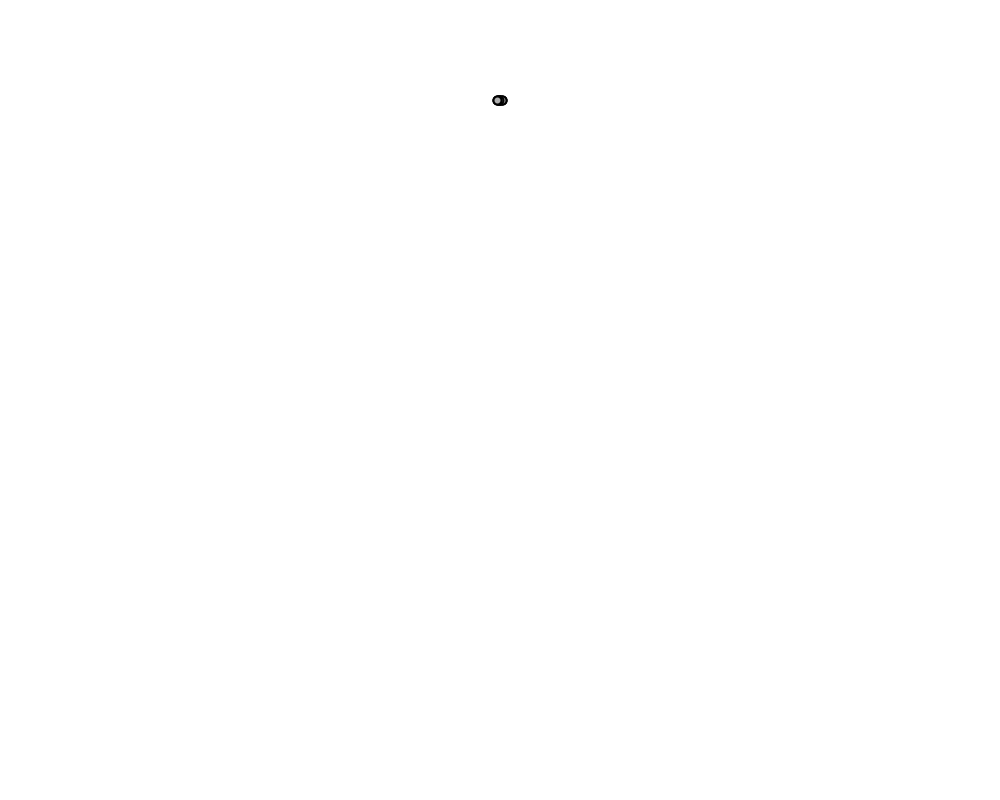
Frame 1 (no input)
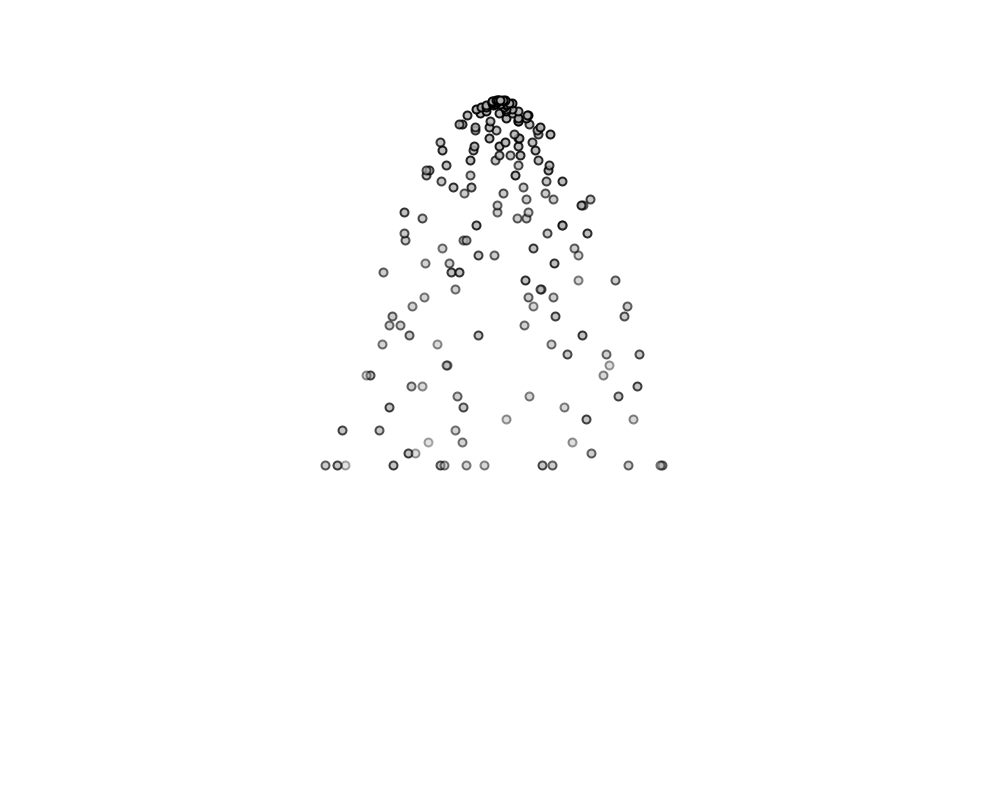
Frame 60 (the mouse pressed at the canvas centre just before this capture)
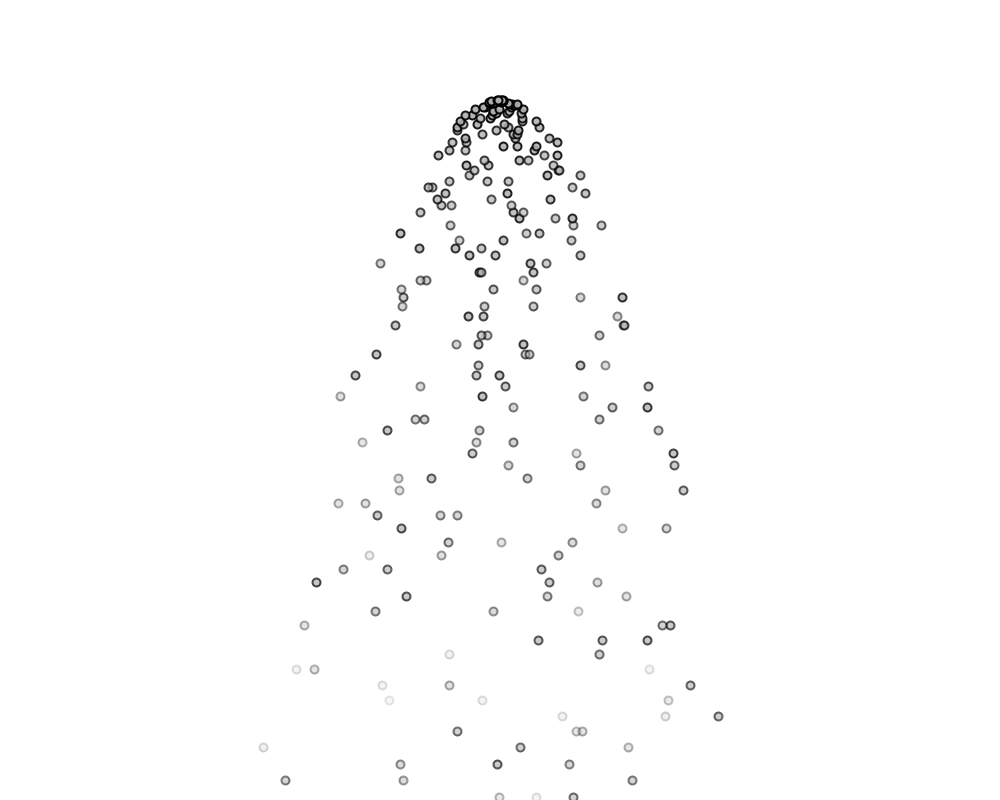
Frame 120 (the mouse held since frame 60 and released just before this capture)

The Processing sketch that drew these frames (run headless with seeded random() and noise(); from frame 60 on, the mouse is pressed at the canvas centre):

// Processing sketch: The_LifeSpan
// ── The_LifeSpan.pde
PVector gravity;
ArrayList<partical> particals;
void setup()
{
  size(1000,800);
  gravity = new PVector(0,0.2);
  particals = new ArrayList<partical>();
  for(int i=0;i<10;i++)
  {
     particals.add(new partical(new PVector(width/2,height/2-300))); 
  }
}


void draw()
{
  background(255);
  for(int i =0;i<3;i++)
  particals.add(new partical(new PVector(width/2,height/2-300)));
  for(int i=0;i<particals.size();i++)
  {
      partical p = particals.get(i);
      p.applyForce(gravity);
      p.update();
      p.Display();
      if(p.isDead())
      {
       particals.remove(i);
       i--;
      }
  }
}


/*void draw()
{
  background(255);
  for(int i =0;i<3;i++)
  particals.add(new partical(new PVector(width/2,height/2-300)));
  Iterator<partical> it = particals.iterator();
}*/
// ── partical.pde
class partical
{
 PVector location;
 PVector velocity;
 PVector acceleration;
 float spanVelocity;
 float lifeSpan;
 
 partical(PVector l)
 {
   location = l.get();
   velocity = new PVector(random(-3,3),0);
   acceleration = new PVector();
   lifeSpan = 250;
   spanVelocity = random(1,3);
 }
 
 void applyForce(PVector force)
 {
   PVector f = force.get();
   acceleration.add(f);
 }
 
 void update()
 {
   velocity.add(acceleration);
   location.add(velocity);
   acceleration.mult(0);
   lifeSpan-=spanVelocity;
 }
 
 void Display()
 {
   strokeWeight(2);
   stroke(0,lifeSpan);
   fill(175,lifeSpan);
   ellipse(location.x,location.y,8,8);
   noFill();
 }
 
 boolean isDead()
 {
    if(lifeSpan<=0||location.y>height+4||location.y<4)
      return true;
    else 
      return false;  
 }
}
